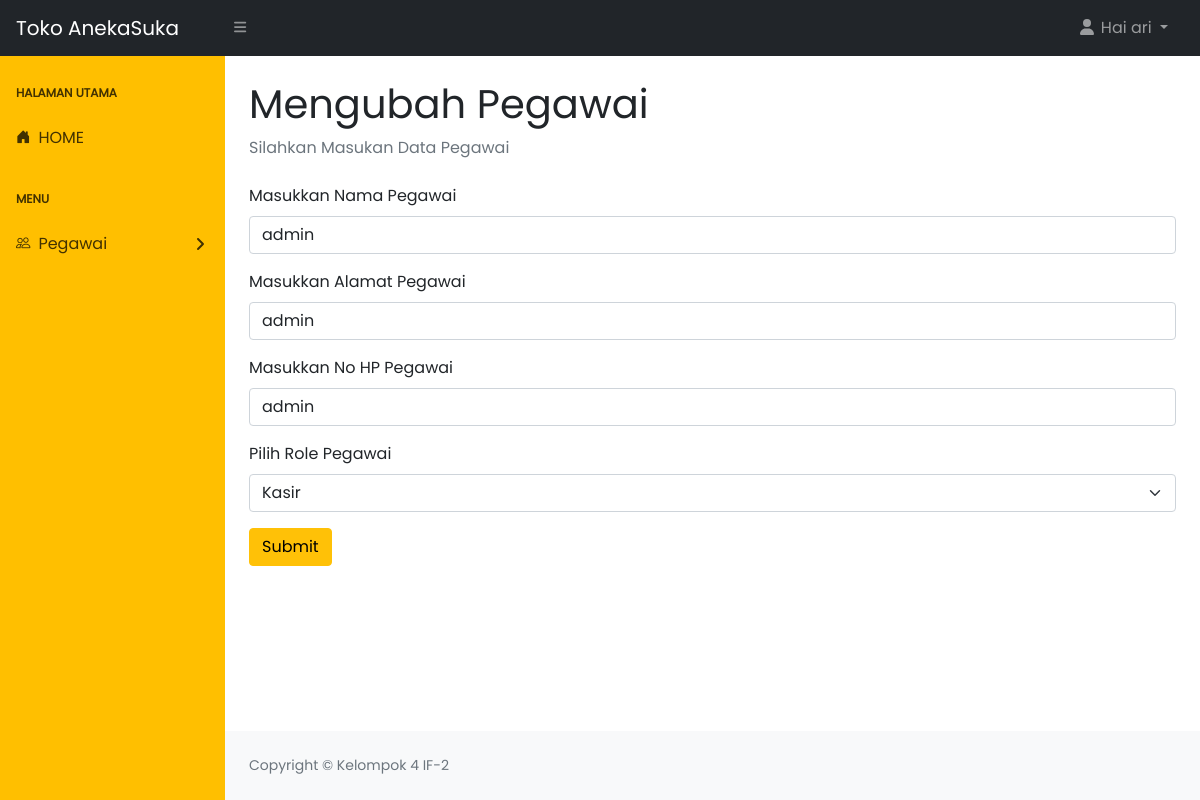
/mengubahPegawai.php?idpegawai=admin (signed in), run on an earlier commit of the app's database.
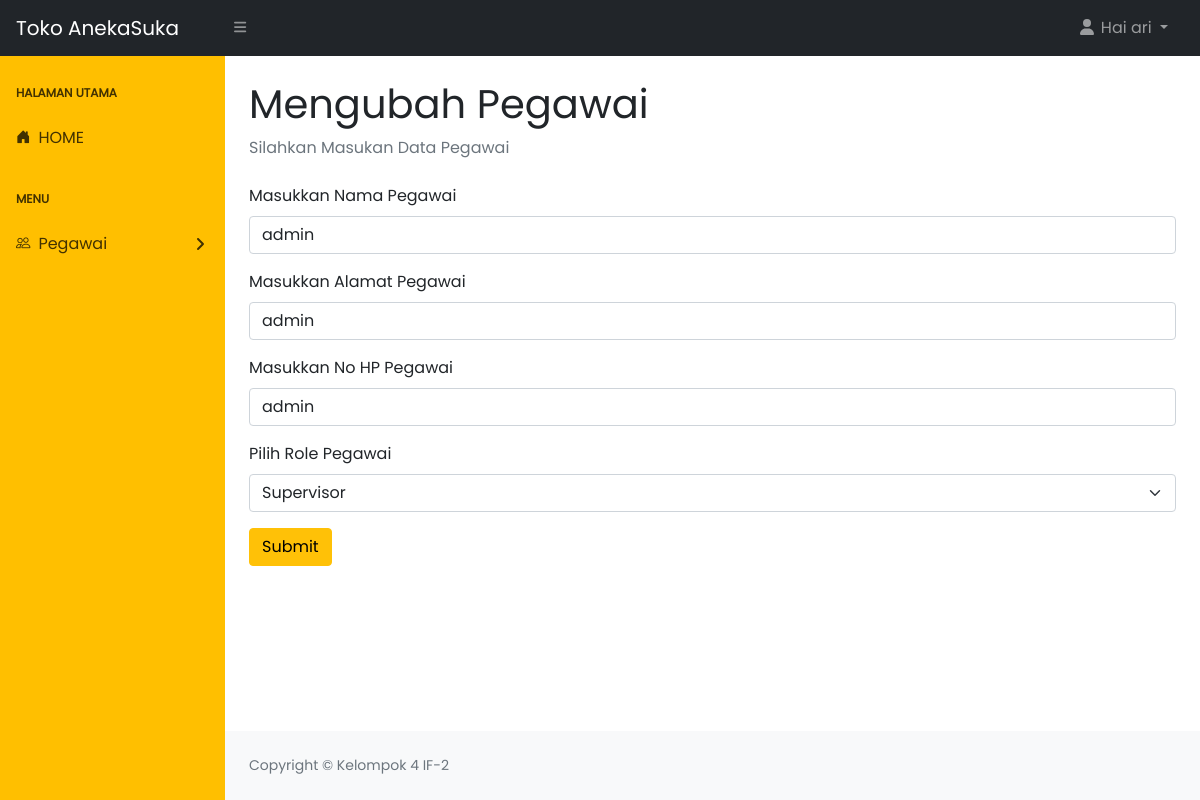
And on a later commit of the database.
### tables this page shows
CREATE TABLE `pegawai` (
  `idpegawai` varchar(12) NOT NULL,
  `pass` varchar(255) DEFAULT NULL,
  `namapegawai` varchar(30) DEFAULT NULL,
  `role` enum('admin','owner','kasir','pegawai','spv') DEFAULT NULL,
  `alamat` varchar(30) DEFAULT NULL,
  `nohp` varchar(15) DEFAULT NULL
);

### functions.php (called while the page is built, shortened)
<?php
    $conn = mysqli_connect("localhost", "root", "", "penjualanimk");
    function query($query){
        global $conn;
        $result = mysqli_query($conn, $query);
        $rows = [];
        while ($row = mysqli_fetch_assoc($result)){
            $rows[] = $row;
        }
        return $rows;
    }
?>

### mengubahPegawai.php (the view, shortened to what the changed rows need)
<?php
    require 'functions.php';
    $var = $_GET["idpegawai"];
    $pegawai = query("SELECT * FROM pegawai WHERE idpegawai = '$var'")[0];
?>
<!DOCTYPE html>
<html lang="en">
    <head>
        <link rel="stylesheet" href="https://cdn.jsdelivr.net/npm/bootstrap-icons@1.10.3/font/bootstrap-icons.css">
        <link href="https://cdn.jsdelivr.net/npm/simple-datatables@latest/dist/style.css" rel="stylesheet" />
        <link href="css/styles.css" rel="stylesheet" />
    </head>
    <body class="sb-nav-fixed">
        <div id="layoutSidenav">
            <div id="layoutSidenav_content">
                <main>
                    <div class="container-fluid px-4">
                        <h1 class="mt-4">Mengubah Pegawai</h1>
                        <form action= "" method="POST">
                            <div class="mb-3">
                                <label for="namapegawai" class="form-label">Masukkan Nama Pegawai</label>
                                <input type="text" class="form-control" id="namapegawai" name="namapegawai" value="<?= $pegawai["namapegawai"]; ?>">
                            </div>
                            <div class="mb-3">
                                <label for="alamat" class="form-label">Masukkan Alamat Pegawai</label>
                                <input type="text" class="form-control" id="alamat" name="alamat" value="<?= $pegawai["alamat"]; ?>">
                            </div>
                            <div class="mb-3">
                                <label for="nohp" class="form-label">Masukkan No HP Pegawai</label>
                                <input type="text" class="form-control" id="nohp" name="nohp" value="<?= $pegawai["nohp"]; ?>">
                            </div>
                            <div class="mb-3">
                                <label for="pegawai" class="form-label">Pilih Role Pegawai</label>
                                <select class="form-select" aria-label="Default select example" name="role" id="role">
                                    <option value="kasir" <?= ($pegawai["role"] == "kasir")? "selected" : "" ?> >Kasir</option>
                                    <option value="spv" <?= ($pegawai["role"] == "spv")? "selected" : "" ?> >Supervisor</option>
                                </select>
                            </div>
                        </form>
                    </div>
                </main>
            </div>
        </div>
    </body>
</html>

What changed in the data, as far as the page shows it:
changed pegawai "admin": role (not shown) → "Supervisor"
Also different on the page:
form field role: "Kasir" → (not shown)
